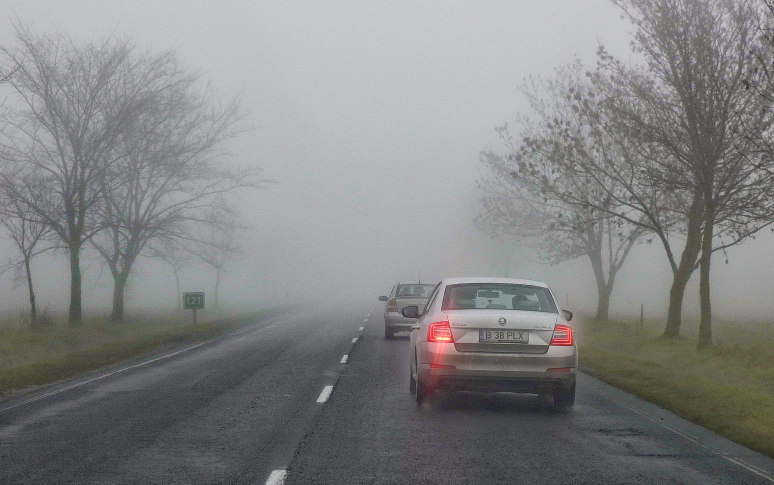
#> input picture awod_data/processed/fog_2cls_dehazed_daylight_v1/images/dawn__foggy-030.jpg, 1548 x 969 px (shown at 1/2 size); its folder holds only this picture in this run
$ python dehaze_images.py --input ../awod_data/processed/fog_2cls_dehazed_daylight_v1/images/dawn__foggy-030.jpg --output out   (older library calls are emulated)
#> lines starting #> are read from the running program, lines starting #| are printed output that depends on the picture
### core/dehaze/retinex_bdcp.py
"""RGB dehazing: RetinexBDCP, dark channel prior, and legacy Retinex fusion."""


from concurrent.futures import ThreadPoolExecutor

import cv2
import numpy as np


class DarkChannelPrior:
    def __init__(self, omega: float = 0.95, win_size: int = 15,
                 t0: float = 0.1, refinement: str = "guided",
                 guided_radius: int = 20, guided_eps: float = 1e-3,
                 matting_lambda: float = 1e-4,
                 matting_max_pixels: int = 40000):
        if not 0 < omega <= 1:
            raise ValueError("omega must be in (0, 1]")
        if win_size < 1 or win_size % 2 != 1:
            raise ValueError("win_size must be a positive odd integer")
        if not 0 < t0 <= 1:
            raise ValueError("t0 must be in (0, 1]")
        if refinement not in ("none", "guided", "soft_matting"):
            raise ValueError("refinement must be none, guided, or soft_matting")
        if guided_radius < 1 or guided_eps <= 0:
            raise ValueError("guided_radius and guided_eps must be positive")
        if matting_lambda <= 0 or matting_max_pixels < 1:
            raise ValueError("matting_lambda and matting_max_pixels must be positive")
        self.omega = omega
        self.win_size = win_size
        self.t0 = t0
        self.refinement = refinement
        self.guided_radius = guided_radius
        self.guided_eps = guided_eps
        self.matting_lambda = matting_lambda
        self.matting_max_pixels = matting_max_pixels

    def _dark_channel(self, img: np.ndarray) -> np.ndarray:
        min_rgb = img.min(axis=2)
        kernel = cv2.getStructuringElement(cv2.MORPH_RECT,
                                           (self.win_size, self.win_size))
        return cv2.erode(min_rgb, kernel)

    def _atmospheric_light(self, img: np.ndarray,
                           dark: np.ndarray, *, reject_local_highlights=False) -> np.ndarray:
        # Paper section 4.4: brightest original-image pixel among the top
        # 0.1% of pixels in the dark channel.
        top_n = max(int(dark.size * 0.001), 1)
        indices = np.argpartition(dark.ravel(), -top_n)[-top_n:]
        flat_img = img.reshape(-1, 3)
        brightest = indices[np.argmax(flat_img[indices].sum(axis=1))]
        light = flat_img[brightest].astype(np.float32, copy=True)
        if not reject_local_highlights or light.max() < 0.97:
            return light

        # Distinguish an almost clipped local light from a broadly bright sky.
        window = max(self.win_size, round(min(dark.shape) * 0.1)) | 1
        peak = img.max(axis=2)
        surround = cv2.blur(peak, (window, window))
        highlights = (peak >= 0.97) & (peak - surround > 0.10)
        kernel = cv2.getStructuringElement(cv2.MORPH_RECT, (window, window))
        excluded = cv2.dilate(highlights.astype(np.uint8), kernel)
        if not excluded.flat[brightest] or excluded.all():
            return light

        # Prefer extended haze patches outside light cores and their halos.
        eligible = excluded == 0
        broad_dark = cv2.erode(dark, kernel)
        cutoff = np.percentile(broad_dark[eligible], 99.5)
        return np.median(img[eligible & (broad_dark >= cutoff)], axis=0)

    # [5 lines left out: function _transmission, not called in this run]

    def _guided_refine(self, img: np.ndarray,
                       coarse: np.ndarray) -> np.ndarray:
        """Fast grayscale guided filter; an edge-aware soft-matting substitute."""
        guide = cv2.cvtColor(img, cv2.COLOR_RGB2GRAY)
        k = (2 * self.guided_radius + 1,) * 2

        def mean(x):
            return cv2.boxFilter(x, cv2.CV_32F, k, borderType=cv2.BORDER_REFLECT)

        mean_i, mean_p = mean(guide), mean(coarse)
        var_i = mean(guide * guide) - mean_i * mean_i
        cov_ip = mean(guide * coarse) - mean_i * mean_p
        a = cov_ip / (np.maximum(var_i, 0.0) + self.guided_eps)
        b = mean_p - a * mean_i
        return mean(a) * guide + mean(b)

    # [113 lines left out: functions _soft_matting_refine, dehaze, _fast_gaussian_blur, _single_scale_retinex, _color_restoration, _simple_color_balance, not called in this run]


class Retinex:
    # [43 lines left out: functions __init__, enhance, _sobel, not called in this run]


def _adjoint(gx, gy):
    return -_sobel(gx)[0] - _sobel(gy)[1]


def _srgb_to_linear(values):
    return np.where(values <= 0.04045, values / 12.92, ((values + 0.055) / 1.055) ** 2.4)


def _linear_to_srgb(values):
    return np.where(values <= 0.0031308, 12.92 * values, 1.055 * values ** (1 / 2.4) - 0.055)


# [49 lines left out: function _smooth_illumination, not called in this run]


class RetinexBDCP:
    """Balanced DCP-based dehazer with noise suppression and edge preservation.

    Key design choices:
    - Stays in sRGB space (no gamma conversion) to preserve natural colors
    - Moderate t0=0.3 balances dehazing vs. noise amplification in fog regions
    - Large guided filter radius (40) for strong edge-aware smoothing
    - Light regularization suppresses blocky DCP artifacts without over-blurring

    Default mode (local_weight=0) uses pure DCP with global atmospheric light.
    Set local_weight > 0 to blend with Retinex local illumination.
    """

    def __init__(self, omega=0.95, win_size=15, t0=0.3,
                 scales=(15.0, 80.0, 200.0), local_weight=0.0,
                 light_max_side=256, light_l2=0.1, light_l1=0.01,
                 light_iterations=40, light_tolerance=1e-4,
                 bright_gamma=2.0, guided_radius=40, guided_eps=1e-2, *,
                 mode="standard"):
        if mode not in ("standard", "daylight"):
            raise ValueError("mode must be standard or daylight")
        self.mode = mode
        # Simplified defaults: closer to pure DCP behavior
        if local_weight is None:
            local_weight = 0.0  # Default to global atmospheric light (pure DCP)
        if t0 is None:
            t0 = 0.1
        numbers = (omega, t0, local_weight, light_l2, light_l1,
                   light_tolerance, bright_gamma, guided_eps)
        if not all(isinstance(v, (int, float, np.number)) and np.isfinite(v) for v in numbers):
            raise ValueError("parameters must be finite numbers")
        for name, value in (("win_size", win_size), ("guided_radius", guided_radius),
                            ("light_max_side", light_max_side),
                            ("light_iterations", light_iterations)):
            if isinstance(value, bool) or not isinstance(value, (int, np.integer)) or value < 1:
                raise ValueError(f"{name} must be a positive integer")
        scales = tuple(float(s) for s in scales)
        if not scales or not all(np.isfinite(s) and s > 0 for s in scales):
            raise ValueError("scales must contain finite positive Gaussian sigmas")
        if not 0 <= local_weight <= 1:
            raise ValueError("local_weight must be in [0, 1]")
        if min(light_l2, light_l1) < 0 or min(light_tolerance, bright_gamma) <= 0:
            raise ValueError("regularization must be nonnegative; tolerance and gamma positive")
        self.dcp = DarkChannelPrior(omega=omega, win_size=win_size, t0=t0,
                                    guided_radius=guided_radius, guided_eps=guided_eps)
        self.scales = scales
        self.local_weight = float(local_weight)
        self.light_max_side = int(light_max_side)
        self.light_l2, self.light_l1 = float(light_l2), float(light_l1)
        self.light_iterations, self.light_tolerance = int(light_iterations), float(light_tolerance)
        self.bright_gamma = float(bright_gamma)

    def parameters(self):
        """JSON-serializable configuration for reproducible preprocessing."""
        algorithm = "balanced_dcp_v3" if self.local_weight == 0 else "dcp_retinex_balanced_v3"
        return {"algorithm": algorithm, "reject_local_highlights": True, "omega": self.dcp.omega,
                "win_size": self.dcp.win_size, "t0": self.dcp.t0,
                "scales": list(self.scales), "local_weight": self.local_weight,
                "light_max_side": self.light_max_side, "light_l2": self.light_l2,
                "light_l1": self.light_l1, "light_iterations": self.light_iterations,
                "light_tolerance": self.light_tolerance, "bright_gamma": self.bright_gamma,
                "guided_radius": self.dcp.guided_radius, "guided_eps": self.dcp.guided_eps}

    # [18 lines left out: function _illumination, not called in this run]

    def _transmissions(self, image, light):
        eps = 1.0 / 255.0
        dark = np.clip(1 - self.dcp._dark_channel(image / np.maximum(light, eps)), 0, 1)

        # For standard mode (most fog cases), skip bright channel computation
        # to avoid introducing extra complexity and noise
        if self.mode == "daylight":
            # Bright fog and sky are not reliable cues for choosing the bright prior.
            zero = np.zeros_like(dark)
            return dark, zero, zero, 1 - self.dcp.omega + self.dcp.omega * dark

        # Simplified: only use dark channel for fog (pure DCP approach)
        zero = np.zeros_like(dark)
        coarse = 1 - self.dcp.omega + self.dcp.omega * dark
        return dark, zero, zero, coarse

    @staticmethod
    def _radiance_bound(image, light):
        """Smallest t for which 0 <= (I-L)/t+L <= 1 in every RGB channel.

        This follows directly from the scattering equation, not from a new
        statistical prior. Exact zero denominators impose no constraint on
        their respective side of the range.
        """
        lower = np.divide(light - image, light, out=np.zeros_like(image), where=light > 0)
        upper = np.divide(image - light, 1 - light, out=np.zeros_like(image), where=light < 1)
        return np.clip(np.maximum(lower, upper).max(axis=2), 0, 1)

    @staticmethod
    def _recover(image, light, transmission):
        # The SAME bounded transmission is used in both terms (DCP eq. 16).
        return (image - light) / transmission[..., None] + light

    def dehaze_with_details(self, img):
        """Return (RGB uint8 image, maps/solver diagnostics); no input mutation."""
        if not isinstance(img, np.ndarray) or img.dtype != np.uint8 or \
                img.ndim != 3 or img.shape[2] != 3 or img.size == 0:
            raise ValueError("img must be a non-empty HxWx3 uint8 RGB array")
        image = img.astype(np.float32) / 255.0

        # When local_weight=0, skip illumination solver entirely (pure DCP mode)
        if self.local_weight > 0:
            local, solver = self._illumination(image)
        else:
            local = np.zeros_like(image)
            solver = {"iterations": 0, "converged": True, "working_size": [0, 0]}

        atmosphere = self.dcp._atmospheric_light(
            image, self.dcp._dark_channel(image), reject_local_highlights=True)
        light = np.clip((1 - self.local_weight) * atmosphere + self.local_weight * local, 0, 1)

        # Remove sRGB ↔ linear conversion to avoid color distortion
        # Keep everything in sRGB space (standard DCP behavior)

        dark, bright, weight, coarse = self._transmissions(image, light)
        refined = self.dcp._guided_refine(image, coarse)
        bound = self._radiance_bound(image, light)
        # Retain omega's small residual-haze margin above the physical bound.
        safe_bound = 1 - self.dcp.omega + self.dcp.omega * bound
        transmission = np.clip(np.maximum(refined, safe_bound), self.dcp.t0, 1)
        radiance = np.clip(self._recover(image, light, transmission), 0, 1)

        output = np.rint(radiance * 255).astype(np.uint8)
        details = {"local_illumination": local, "atmospheric_light": atmosphere,
                   "illumination": light, "t_dark": dark, "t_bright": bright,
                   "bright_weight": weight, "t_coarse": coarse, "t_bound": bound,
                   "transmission": transmission, "solver": solver}
        return output, details

    def dehaze(self, img):
        return self.dehaze_with_details(img)[0]


class HybridDehazer:
    # [27 lines left out: functions __init__, dehaze, not called in this run]

    def _dcp_wrapper(self, img: np.ndarray) -> np.ndarray:
        return self.dcp.dehaze(img).astype(np.float32)

    def _retinex_wrapper(self, img: np.ndarray) -> np.ndarray:
        return self.retinex.enhance(img).astype(np.float32)

### tools/dehaze_images.py
"""Preprocess RGB images without YOLO; preserve names, subfolders and geometry.

Run from the repository root: python -m tools.dehaze_images --help
Output: images/, optional maps/, and run.json. Labels/splits are not generated.
"""

import argparse
import json
from pathlib import Path
import time

import cv2
import numpy as np

from core.dehaze import DarkChannelPrior, RetinexBDCP


EXTENSIONS = {".jpg", ".jpeg", ".png", ".bmp", ".tif", ".tiff", ".webp"}


def read_rgb(path):
    # UNCHANGED avoids implicit EXIF rotation and preserves the source bit depth
    # so unsupported inputs fail explicitly instead of changing label geometry.
    bgr = cv2.imdecode(np.fromfile(str(path), dtype=np.uint8), cv2.IMREAD_UNCHANGED)
    if bgr is None or bgr.dtype != np.uint8 or bgr.ndim != 3 or bgr.shape[2] != 3:
        raise ValueError(f"Expected an 8-bit three-channel image: {path}")
    return cv2.cvtColor(bgr, cv2.COLOR_BGR2RGB)


def write_rgb(path, image):
    path.parent.mkdir(parents=True, exist_ok=True)
    options = [cv2.IMWRITE_JPEG_QUALITY, 95] if path.suffix.lower() in {".jpg", ".jpeg"} else []
    ok, encoded = cv2.imencode(path.suffix, cv2.cvtColor(image, cv2.COLOR_RGB2BGR), options)
    if not ok:
        raise OSError(f"Cannot encode image: {path}")
    encoded.tofile(str(path))


def main(argv=None):
    parser = argparse.ArgumentParser(description=__doc__)
    parser.add_argument("--input", type=Path, required=True, help="Image file or image directory")
    parser.add_argument("--output", type=Path, required=True, help="New or empty output directory")
    parser.add_argument("--method", choices=("retinex_bdcp", "retinex_dcp_daylight", "dcp"),
                        default="retinex_bdcp")
    parser.add_argument("--omega", type=float, default=0.95)
    parser.add_argument("--t0", type=float, help="Minimum transmission (standard 0.1, daylight 0.45)")
    parser.add_argument("--local-weight", type=float,
                        help="Retinex illumination fraction (standard 0.5, daylight 0.15)")
    parser.add_argument("--bright-gamma", type=float, default=2.0, help="Brightness fusion exponent")
    parser.add_argument("--save-maps", action="store_true", help="Save Retinex-BDCP float32 maps as NPZ")
    args = parser.parse_args(argv)
    source, destination = args.input.resolve(), args.output.resolve()
    if not source.exists():
        parser.error(f"Input does not exist: {source}")
    if destination.exists() and (not destination.is_dir() or any(destination.iterdir())):
        parser.error("Output must be a new or empty directory; existing results are never overwritten")
    if source.is_dir() and (destination == source or source in destination.parents):
        parser.error("Output must be outside the input directory")
    if args.save_maps and args.method == "dcp":
        parser.error("--save-maps requires a Retinex method")
    root = source if source.is_dir() else source.parent
    paths = sorted(p for p in source.rglob("*") if p.is_file() and p.suffix.lower() in EXTENSIONS) \
        if source.is_dir() else [source]
    if not paths or any(p.suffix.lower() not in EXTENSIONS for p in paths):
        parser.error("No supported images found")
    if args.method != "dcp":
        mode = "daylight" if args.method == "retinex_dcp_daylight" else "standard"
        model = RetinexBDCP(omega=args.omega, t0=args.t0,
                            local_weight=args.local_weight, bright_gamma=args.bright_gamma,
                            mode=mode)
        parameters = model.parameters()
    else:
        model = DarkChannelPrior(omega=args.omega, t0=0.1 if args.t0 is None else args.t0)
        parameters = {"algorithm": "dcp", **vars(model)}
    report = {"status": "running", "input": str(source), "output": str(destination),
              "parameters": parameters, "numpy": np.__version__, "opencv": cv2.__version__,
              "image_encoding": "preserve extension; JPEG quality 95; no EXIF rotation",
              "image_count": len(paths), "processed": 0, "records": []}
    destination.mkdir(parents=True, exist_ok=True)
    started = time.perf_counter()
    try:
        for index, path in enumerate(paths, 1):
            relative = path.relative_to(root)
            image = read_rgb(path)
#> in read_rgb, bgr is the input picture: shape (969, 1548, 3); mean B, G, R 132, 131, 130.9
            tick = time.perf_counter()
            if args.method != "dcp":
                result, details = model.dehaze_with_details(image)
#> in _dark_channel, `return cv2.erode(min_rgb, kernel)`:
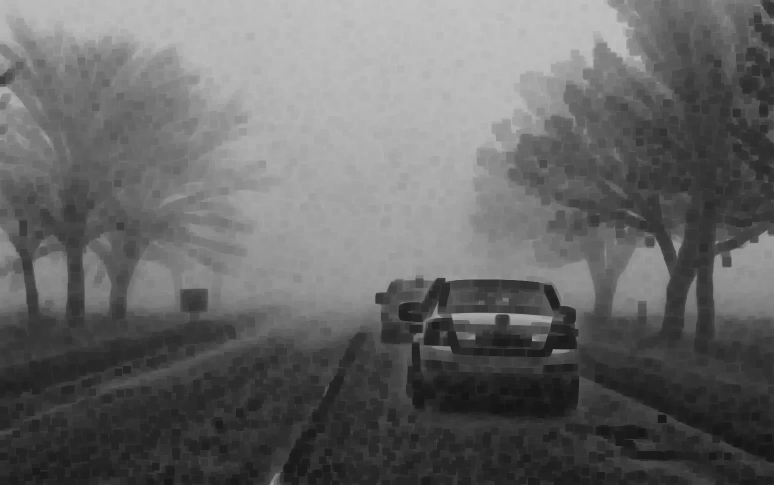
#> returned value: shape (969, 1548) float32 (shown at 1/2 size); min 0.0824, max 0.769, mean 0.403
#> in _atmospheric_light, `top_n = max(int(dark.size * 0.001), 1)`: top_n = 1500
#> in _atmospheric_light, `indices = np.argpartition(dark.ravel(), -top_n)[-top_n:]`: indices = 1500 values, max 101389 at index 567, min 663 at index 837, mean 19758.5
#> in _atmospheric_light, `brightest = indices[np.argmax(flat_img[indices].sum(axis=1))]`: brightest = 11751
#> in _atmospheric_light, `light = flat_img[brightest].astype(np.float32, copy=True)`: light = [0.816, 0.82, 0.835]
#> in _dark_channel (call 2), `min_rgb = img.min(axis=2)`:
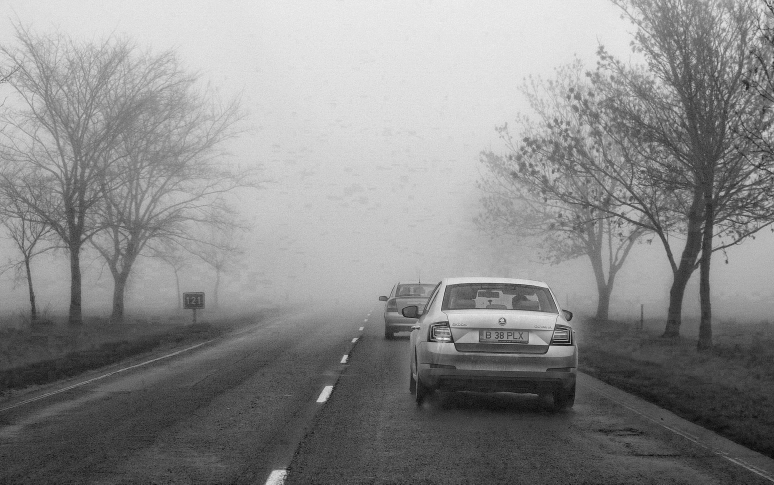
#> min_rgb: shape (969, 1548) float32 (shown at 1/2 size); min 0.1, max 1.04, mean 0.611; drawn with min black and max white
#> in _guided_refine, `var_i = mean(guide * guide) - mean_i * mean_i`:
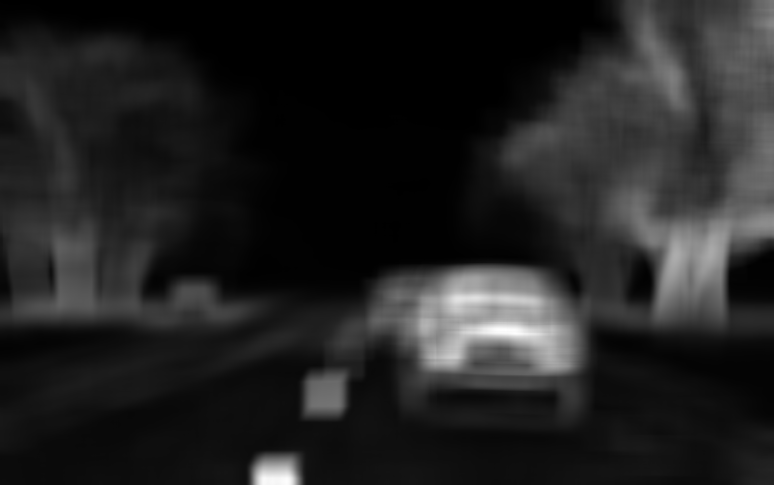
#> var_i: shape (969, 1548) float32 (shown at 1/2 size); min 8.94e-05, max 0.0279, mean 0.0038; drawn with min black and max white
#> in mean (call 4), `return cv2.boxFilter(x, cv2.CV_32F, k, borderType=cv2.BORDER_REFLECT)`:
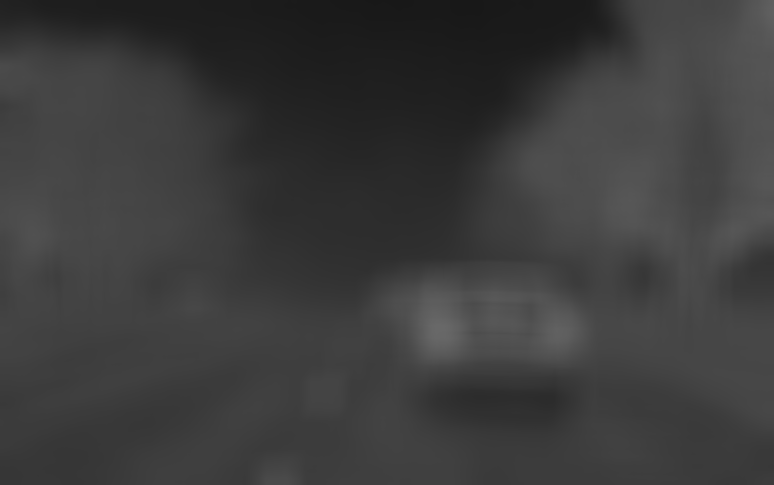
#> returned value: shape (969, 1548) float32 (shown at 1/2 size); min 0.0962, max 0.412, mean 0.234
#> in _guided_refine, `cov_ip = mean(guide * coarse) - mean_i * mean_p`:
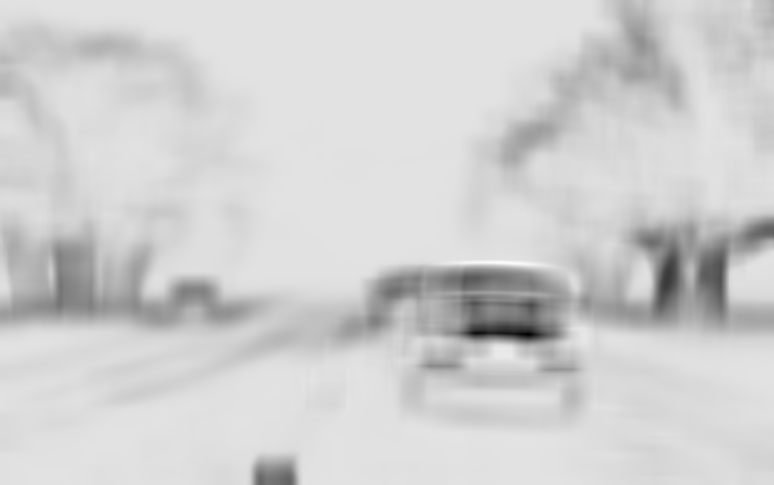
#> cov_ip: shape (969, 1548) float32 (shown at 1/2 size); min -0.0261, max 0.00324, mean -0.00213; drawn with min black and max white
#> in _guided_refine, `a = cov_ip / (np.maximum(var_i, 0.0) + self.guided_eps)`:
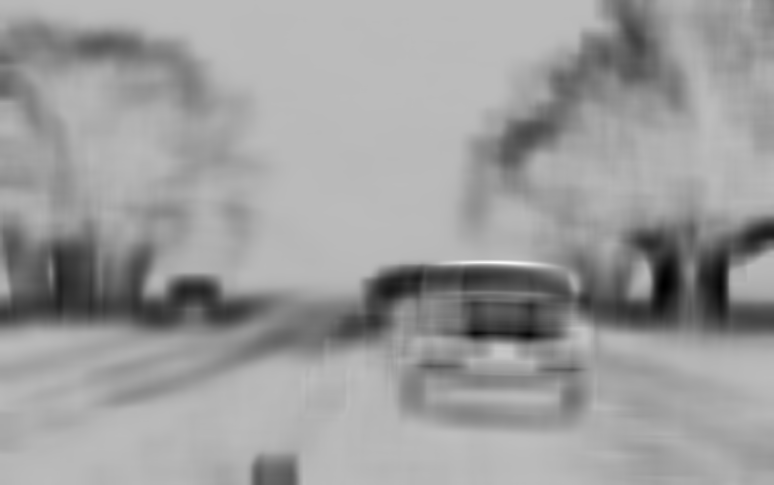
#> a: shape (969, 1548) float32 (shown at 1/2 size); min -0.755, max 0.271, mean -0.126; drawn with min black and max white
#> in _guided_refine, `b = mean_p - a * mean_i`:
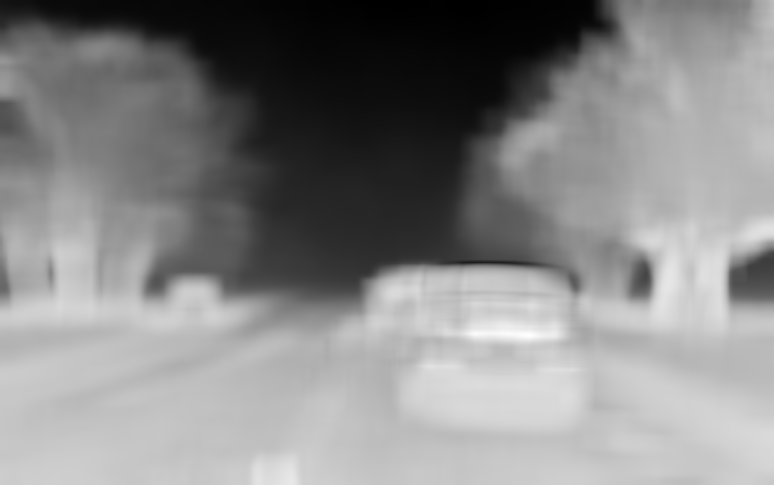
#> b: shape (969, 1548) float32 (shown at 1/2 size); min 0.124, max 1.01, mean 0.596; drawn with min black and max white
#> (the rest of the program and of its run is left out)
